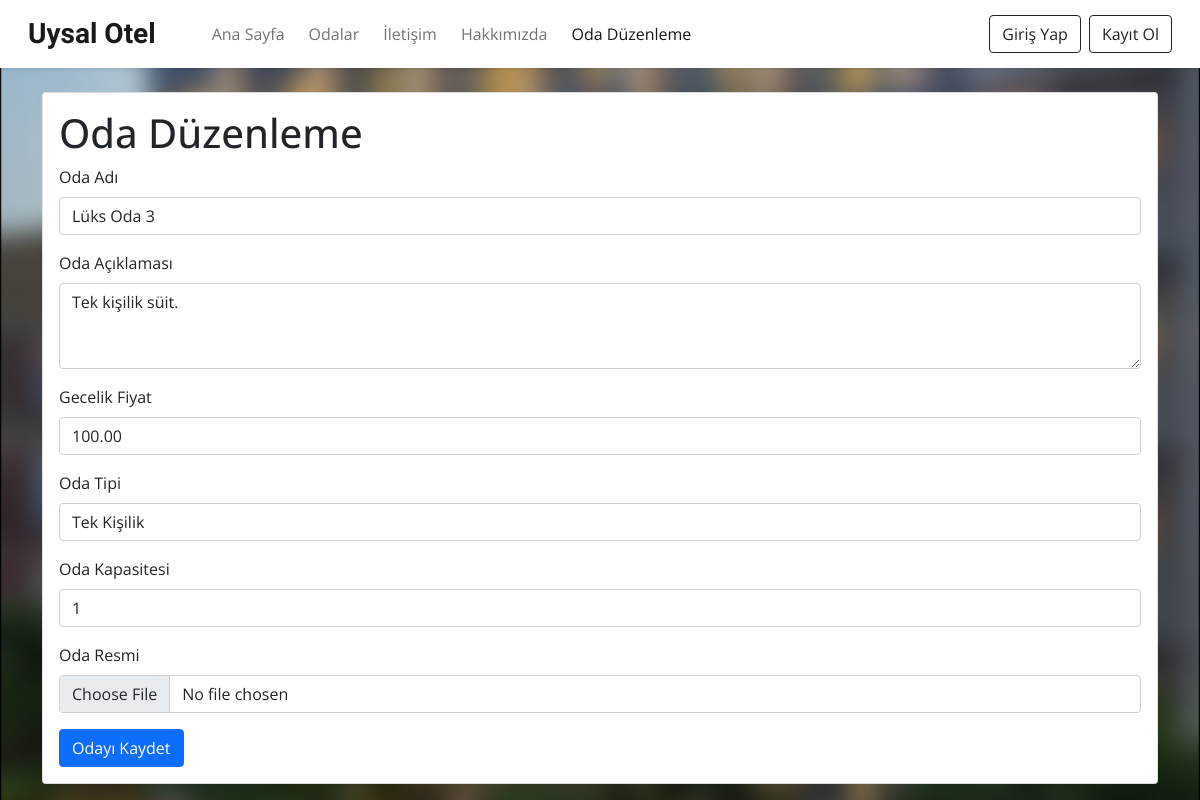
The page /odaduzenle.php?id=1 on the database its author committed.
### tables this page shows
CREATE TABLE `odalar` (
  `oda_id` int(11) NOT NULL,
  `oda_adi` varchar(100) NOT NULL,
  `oda_tipi` varchar(50) NOT NULL,
  `oda_aciklamasi` text DEFAULT NULL,
  `oda_fiyat` decimal(10,2) NOT NULL,
  `oda_kapasitesi` int(11) NOT NULL,
  `mevcutluk` tinyint(1) NOT NULL DEFAULT 1,
  `oda_resim` varchar(255) DEFAULT NULL
);

### odaduzenle.php (the view, shortened to what this page needs)
<?php
require_once('php/baglanti.php');
if ($_SERVER["REQUEST_METHOD"] == "GET" && isset($_GET['id'])) {
    $oda_id = $_GET['id'];
    $sql = "SELECT * FROM odalar WHERE oda_id = :oda_id";
    $stmt = $conn->prepare($sql);
    $stmt->bindParam(':oda_id', $oda_id);
    $stmt->execute();
    $odadetaylari = $stmt->fetch(PDO::FETCH_ASSOC);
}
?>
<!DOCTYPE html>
<html lang="en">
<head>
    <link href="https://cdn.jsdelivr.net/npm/bootstrap@5.0.2/dist/css/bootstrap.min.css" rel="stylesheet">
    <link rel="stylesheet" href="https://cdnjs.cloudflare.com/ajax/libs/intl-tel-input/17.0.8/css/intlTelInput.css"/>
    <link rel="stylesheet" href="https://cdn.jsdelivr.net/npm/bootstrap-icons@1.11.2/font/bootstrap-icons.min.css">
    <link rel="stylesheet" href="css/style.css">
</head>
<body>
<?php
include 'php/navbar.php';
?>
<div class="container mt-4">
    <div class="card">
        <div class="card-body">
            <h1>Oda Düzenleme</h1>
            <form id="OdaForm" action="" method="POST" enctype="multipart/form-data">
                <div class="mb-3">
                    <label for="oda_adi" class="form-label">Oda Adı</label>
                    <input type="text" class="form-control" name="oda_adi" value="<?php echo $odadetaylari['oda_adi']; ?>" required>
                </div>
                <div class="mb-3">
                    <label for="oda_aciklamasi" class="form-label">Oda Açıklaması</label>
                    <textarea class="form-control" rows="3" name="oda_aciklamasi" required><?php echo $odadetaylari['oda_aciklamasi']; ?></textarea>
                </div>
                <div class="mb-3">
                    <label for="oda_fiyat" class="form-label">Gecelik Fiyat</label>
                    <input type="number" class="form-control" name="oda_fiyat" value="<?php echo $odadetaylari['oda_fiyat']; ?>" required>
                </div>
                <div class="mb-3">
                    <label for="oda_tipi" class="form-label">Oda Tipi</label>
                    <input type="text" class="form-control" name="oda_tipi" value="<?php echo $odadetaylari['oda_tipi']; ?>" required>
                </div>
                <div class="mb-3">
                    <label for="oda_kapasitesi" class="form-label">Oda Kapasitesi</label>
                    <input type="number" class="form-control" name="oda_kapasitesi" value="<?php echo $odadetaylari['oda_kapasitesi']; ?>" required>
                </div>
                <div class="mb-3">
                    <label for="oda_resim" class="form-label">Oda Resmi</label>
                    <input type="file" class="form-control" name="oda_resim" accept="image/*">
                </div>
                <button type="submit" form="OdaForm" class="btn btn-primary" name="duzenle">Odayı Kaydet</button>
            </form>
        </div>
    </div>
</div>
</body>
</html>

### css/style.css (style rules this page uses)
* { font-family: 'Open Sans', sans-serif; }
body { background-image: url("../images/background/background.png"); height: 100%; background-position: center; background-repeat: no-repeat; background-size: cover; }

### rows shown on the page
odalar: oda_adi "Lüks Oda 3", oda_aciklamasi "Tek kişilik süit.", oda_fiyat "100.00", oda_tipi "Tek Kişilik", oda_kapasitesi "1"
